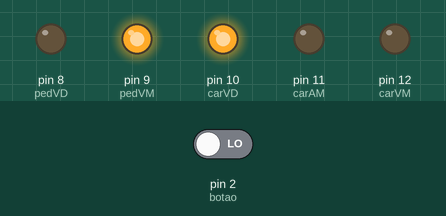
Simulated run of this sketch. Board: Arduino Uno, built with avr-gcc and run on an emulated ATmega328P. Parts: output pins drawn as LEDs (lit = HIGH). The inputs (shaded band) are chosen by the test bench; at power-on: pin 2 (botao) LOW.

Above: at 4.2 s.
4.3 s: pin 2 (botao) driven LOW
5.8 s: pin 2 (botao) driven HIGH
At 6.5 s:
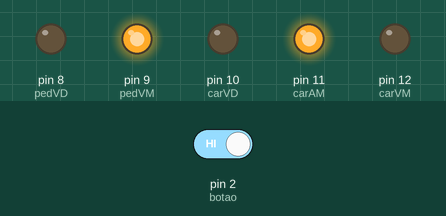
At 9.9 s:
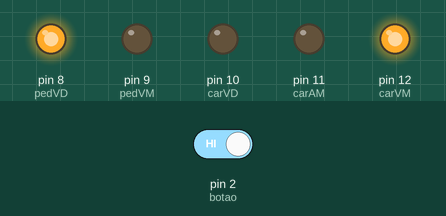
Timing chart, 0 to 39.8 s (numbered marks = the images above; inputs shaded):
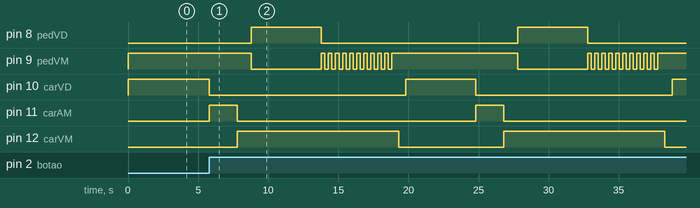

Measured:
- after the input at 4.3 s, every drawn part: stays the same
- after the input at 5.8 s, pin 8 (pedVD): alternates HIGH for 5.0 s and LOW for 14.0 s, starting after 3.0 s; pin 9 (pedVM): goes LOW 5.0 s, 10 × (HIGH 0.25 s, LOW 0.25 s), HIGH 9.0 s, LOW 5.0 s, 10 × (HIGH 0.25 s, LOW 0.25 s), then HIGH, starting after 3.0 s

The sketch:

semaforo-com-interacao-de-pedestres_jan25a.ino
```cpp
// Programa: Semáforo simplificado interativo
// Autor: Gleydson Zeca Monteiro
// Executado: Lucas Barros 25/01/2018yukykjyj


// Definição do tipo de variável e estas aos pinos do Arduino
int carVM = 12;                          // definição da variável carVM como booleana e atribuída ao pino 12
int carAM = 11;                          // definição da variável carAM como booleana e atribuída ao pino 11
int carVD = 10;                          // definição da variável carVD como booleana e atribuída ao pino 10
int pedVM = 9;                           // definição da variável pedVM como booleana e atribuída ao pino 9
int pedVD = 8;                           // definição da variável pedVD como booleana e atribuída ao pino 8
int botao = 2;                           // definição da variável botao como booleana e atribuída ao pino 2
unsigned long tempo;                      // definição da variável tempo para verificar tempo desde que o botão foi pressionado

// Definições dos modos dos pinos
void setup() {                           // início da função setup() a qual não retorna nenhum valor para função
pinMode(carVM, OUTPUT);                  // definição do modo da variável carVM como saída
pinMode(carAM, OUTPUT);                  // definição do modo da variável carAM como saída
pinMode(carVD, OUTPUT);                  // definição do modo da variável carVD como saída
pinMode(pedVM, OUTPUT);                  // definição do modo da variável pedVM como saída
pinMode(pedVD, OUTPUT);                  // definição do modo da variável pedVD como saída
pinMode(botao, INPUT);                   // definição do modo da variável botao como entrada
digitalWrite(carVD, HIGH);               // coloca a variável digital carVD em nível lógico alto, ou seja, acende a luz verde dos carros
digitalWrite(pedVM, HIGH);               // coloca a variável digital pedVM em nível lógico alto, ou seja, acende a luz vermelha dos pedestres
}                                        // fechamento da função setup()


void loop() {                            // abertura da função loop - Laço de repetição do programa
bool estado = digitalRead(botao);        // definição da variável estado como booleana a qual irá ler a entrada digital botao

  if (estado == HIGH && (millis() - tempo) > 5000)      // verifica se o botão foi pressionado e se transcorreram 5 segundos desde a última vez que isso ocorreu
  {
  semaforo();                            // chama a função semaforo para acender e apagar as luzes na sequencia semafórica
  }                                      // fechamento da função condicional if
}                                        // fechamento da função loop - Laço de repetição do programa


void semaforo() {                        // abertura da função semaforo
digitalWrite(carVD, LOW);                // coloca a variável digital carVD em nível lógico baixo, ou seja, apaga a luz verde dos carros
digitalWrite(carAM, HIGH);               // coloca a variável digital carAM em nível lógico alto, ou seja, acende a luz verde dos carros
delay(2000);                             // coloca um atraso de 2 segundos
digitalWrite(carAM, LOW);                // coloca a variável digital carAM em nível lógico baixo, ou seja, apaga a luz amarela dos carros
digitalWrite(carVM, HIGH);               // coloca a variável digital carVM em nível lógico alto, ou seja, acende a luz vermelha dos carros
delay(1000);                             // coloca um atraso de 1 segundo, para segurança dos pedestres
digitalWrite(pedVM, LOW);                // coloca a variável digital pedVM em nível lógico baixo, ou seja, apaga a luz vermelha dos pedestres
digitalWrite(pedVD, HIGH);               // coloca a variável digital pedVD em nível lógico alto, ou seja, acende a luz verde dos pedestres
delay(5000);                             // adiciona um atraso equivalente a um intervalo de tempo predefinido para travessia dos pedestres

// pisca o vermelho dos pedestres
digitalWrite(pedVD, LOW);                // coloca a variável digital pedVD em nível lógico baixo, ou seja, apaga a luz verde dos pedestres
for (int x=0; x<10; x++) {               // inicia um laço de repetição 'for' de 0 a 10 incrementado de 1 em 1
digitalWrite(pedVM, HIGH);               // coloca a variável digital pedVM em nível lógico alto, ou seja, acende a luz vermelha dos pedestres
delay(250);                              // coloca um atraso de 250 milisegundos
digitalWrite(pedVM, LOW);                // coloca a variável digital pedVM em nível lógico baixo, ou seja, apaga a luz vermelha dos pedestres
delay(250);                              // coloca um atraso de 250 milisegundos
  }

digitalWrite(pedVM, HIGH);               // coloca a variável digital pedVM em nível lógico alto, ou seja, acende a luz vermelha dos pedestres
delay(500);                              // coloca um atraso de 0,5 segundo
digitalWrite(carVM, LOW);                // coloca a variável digital carVM em nível lógico baixo, ou seja, apaga a luz vermelha dos carros
delay(500);                              // coloca um atraso de 0,5 segundo
digitalWrite(carVD, HIGH);               // coloca a variável digital carVD em nível lógico alto, ou seja, acende a luz verde dos carros
digitalWrite(carAM, LOW);                // coloca a variável digital carAM em nível lógico baixo, ou seja, acende a luz amarela dos carros
tempo = millis();                        // registra o tempo desde a última alteração no semáforo e retorna para o loop principal do programa
}                                        // fechamento da função semaforo
```
